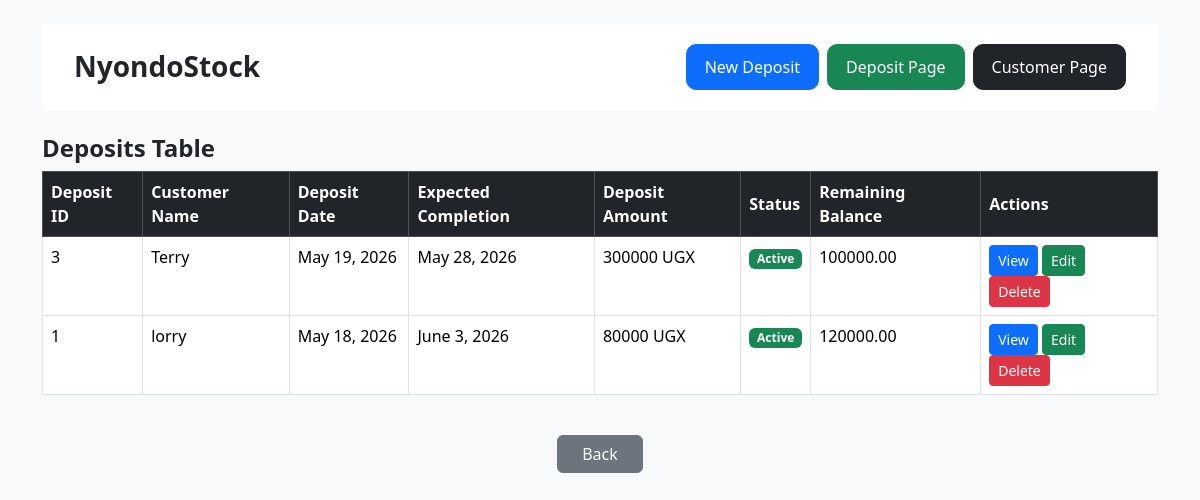
The app's page /deposit_page/ with its own data.
### nyondoapp/models.py (models this page shows)
class Deposit(models.Model):
    STATUS = [
        ("Active","Active"),
        ("Pending","Pending"),
        ("Finished","Finished")
    ]
    Customer_name = models.ForeignKey(Customer, on_delete=models.CASCADE)
    deposit_date = models.DateField()
    deposit_amount = models.IntegerField()
    expected_completion = models.DateField()
    status = models.CharField(max_length=20, choices=STATUS)

class Customer(models.Model):
    customer_name = models.CharField(max_length=30, blank=False)
    phone=models.TextField()
    product_name = models.CharField(max_length=100 ,blank=False)
    nin = models.TextField()
    location = models.CharField(max_length=100)
    total_price = models.IntegerField()

### nyondoapp/views.py (the view)
# urls.py: path('deposit_page/', views.deposit_page, name="deposit_page"),
def deposit_page(request):
    deposits = Deposit.objects.all().order_by('-deposit_date')
    customers = Customer.objects.all().order_by('-id')
    for deposit in deposits:
        total_price = int(deposit.Customer_name.total_price) if deposit.Customer_name.total_price else 0
        deposit_amount = int(deposit.deposit_amount) if deposit.deposit_amount else 0
        deposit.remaining_balance = total_price - deposit_amount
    context = {
        'deposits': deposits,
        'customers': customers,
    }
    return render(request, 'account/deposit_page.html', context)

### nyondoapp/templates/account/deposit_page.html (shortened to what this page needs)
<!doctype html>
<html lang="en">
  <head>
    <link
      href="https://cdn.jsdelivr.net/npm/bootstrap@5.3.8/dist/css/bootstrap.min.css"
      rel="stylesheet"
    />
  </head>
  <body>
    <div class="container mt-4">
      <nav class="navbar navbar-expand-lg navbar-custom mb-4">
        <div class="container-fluid">
          <h3 class="mb-0">NyondoStock</h3>
          <div class="d-flex gap-2 ms-auto">
            <a
              href="{% url 'customer_deposit' %}"
              class="btn btn-primary btn-custom"
            >
              New Deposit
            </a>
            <a
              href="{% url 'deposit_page' %}"
              class="btn btn-success btn-custom"
            >
              Deposit Page
            </a>
            <a href="{% url 'customer_page' %}" class="btn btn-dark btn-custom">
              Customer Page
            </a>
          </div>
        </div>
      </nav>
      <h4>Deposits Table</h4>
      <div class="table-responsive">
        <table class="table table-bordered">
          <thead class="table-dark">
            <tr>
              <th>Deposit ID</th>
              <th>Customer Name</th>
              <th>Deposit Date</th>
              <th>Expected Completion</th>
              <th>Deposit Amount</th>
              <th>Status</th>
              <th>Remaining Balance</th>
              <th>Actions</th>
            </tr>
          </thead>
          <tbody>
            {% for deposit in deposits %}
            <tr>
              <td>{{ deposit.id }}</td>
              <td>{{ deposit.Customer_name.customer_name }}</td>
              <td>{{ deposit.deposit_date }}</td>
              <td>{{ deposit.expected_completion }}</td>
              <td>{{ deposit.deposit_amount }} UGX</td>
              <td>
                <span
                  class="badge {% if deposit.status == 'Active' %}bg-success {% elif deposit.status == 'Pending' %}bg-warning {% else %}bg-secondary{% endif %}"
                >
                  {{ deposit.status }}
                </span>
              </td>
              <td>{{ deposit.remaining_balance|floatformat:2 }}</td>
              <td>
                <a href="#" class="btn btn-sm btn-primary">View</a>
                <a
                  href="{% url 'edit_deposit' deposit.id %}"
                  class="btn btn-sm btn-success"
                  >Edit</a
                >
                <a
                  href="{% url 'delete_deposit' deposit.id %}"
                  class="btn btn-sm btn-danger"
                  onclick="return confirm('Are you sure?');"
                  >Delete</a
                >
              </td>
            </tr>
            {% empty %}
            <tr>
              <td colspan="8" class="text-center">No deposits found</td>
            </tr>
            {% endfor %}
          </tbody>
        </table>
      </div>
      <div class="buttons d-flex justify-content-center gap-3 mt-4">
        <a href="{% url 'dash' %}" class="btn btn-secondary px-4">Back</a>
      </div>
    </div>
  </body>
</html>

### nyondoapp/templates/account/deposit_page.html (style rules this page uses)
body { background-color: #f8f9fa; }
.navbar-custom { background: white; padding: 20px; }
.btn-custom { border-radius: 10px; padding: 10px 18px; font-weight: 500; }
h3, h4 { font-weight: bold; }
.table thead th { vertical-align: middle; }

### records on screen
Deposit: id "3", Customer_name.customer_name "Terry", deposit_date "May 19, 2026", expected_completion "May 28, 2026", deposit_amount "300000", status "Active", remaining_balance "100000.00"
Deposit: id "1", Customer_name.customer_name "lorry", deposit_date "May 18, 2026", expected_completion "June 3, 2026", deposit_amount "80000", status "Active", remaining_balance "120000.00"
